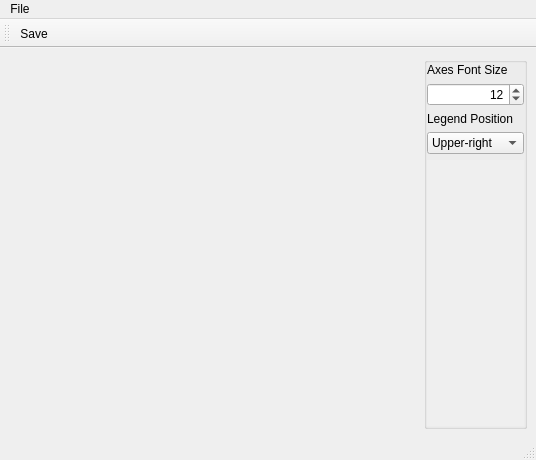
<?xml version="1.0" encoding="UTF-8"?>
<ui version="4.0">
 <class>Plotter</class>
 <widget class="QMainWindow" name="Plotter">
  <property name="geometry">
   <rect>
    <x>0</x>
    <y>0</y>
    <width>536</width>
    <height>460</height>
   </rect>
  </property>
  <property name="minimumSize">
   <size>
    <width>450</width>
    <height>350</height>
   </size>
  </property>
  <property name="windowTitle">
   <string>Plotter</string>
  </property>
  <widget class="QWidget" name="centralwidget">
   <layout class="QHBoxLayout" name="horizontalLayout" stretch="1,0">
    <item>
     <widget class="QWidget" name="plotWidget" native="true">
      <layout class="QVBoxLayout" name="verticalLayout_5"/>
     </widget>
    </item>
    <item>
     <widget class="QGroupBox" name="groupBox">
      <layout class="QVBoxLayout" name="verticalLayout">
       <property name="leftMargin">
        <number>0</number>
       </property>
       <property name="topMargin">
        <number>0</number>
       </property>
       <property name="rightMargin">
        <number>0</number>
       </property>
       <property name="bottomMargin">
        <number>0</number>
       </property>
       <item>
        <layout class="QVBoxLayout" name="verticalLayout_2">
         <item>
          <widget class="QLabel" name="label">
           <property name="text">
            <string>Axes Font Size</string>
           </property>
          </widget>
         </item>
         <item>
          <widget class="QSpinBox" name="spinAxesFontSize">
           <property name="alignment">
            <set>Qt::AlignRight|Qt::AlignTrailing|Qt::AlignVCenter</set>
           </property>
           <property name="minimum">
            <number>6</number>
           </property>
           <property name="maximum">
            <number>16</number>
           </property>
           <property name="value">
            <number>12</number>
           </property>
          </widget>
         </item>
        </layout>
       </item>
       <item>
        <layout class="QVBoxLayout" name="verticalLayout_3">
         <item>
          <widget class="QLabel" name="label_2">
           <property name="text">
            <string>Legend Position</string>
           </property>
          </widget>
         </item>
         <item>
          <widget class="QComboBox" name="comboLegendPosition">
           <property name="currentIndex">
            <number>1</number>
           </property>
           <item>
            <property name="text">
             <string>Upper-left</string>
            </property>
           </item>
           <item>
            <property name="text">
             <string>Upper-right</string>
            </property>
           </item>
           <item>
            <property name="text">
             <string>Bottom-left</string>
            </property>
           </item>
           <item>
            <property name="text">
             <string>Bottom-right</string>
            </property>
           </item>
          </widget>
         </item>
        </layout>
       </item>
       <item>
        <widget class="QScrollArea" name="scrollArea">
         <property name="frameShape">
          <enum>QFrame::NoFrame</enum>
         </property>
         <property name="horizontalScrollBarPolicy">
          <enum>Qt::ScrollBarAlwaysOff</enum>
         </property>
         <property name="widgetResizable">
          <bool>true</bool>
         </property>
         <widget class="QWidget" name="legend">
          <property name="geometry">
           <rect>
            <x>0</x>
            <y>0</y>
            <width>104</width>
            <height>231</height>
           </rect>
          </property>
          <layout class="QVBoxLayout" name="verticalLayout_4">
           <item>
            <spacer name="verticalSpacer">
             <property name="orientation">
              <enum>Qt::Vertical</enum>
             </property>
             <property name="sizeHint" stdset="0">
              <size>
               <width>20</width>
               <height>256</height>
              </size>
             </property>
            </spacer>
           </item>
          </layout>
         </widget>
        </widget>
       </item>
      </layout>
     </widget>
    </item>
   </layout>
  </widget>
  <widget class="QStatusBar" name="statusbar"/>
  <widget class="QToolBar" name="toolBar">
   <property name="windowTitle">
    <string>toolBar</string>
   </property>
   <attribute name="toolBarArea">
    <enum>TopToolBarArea</enum>
   </attribute>
   <attribute name="toolBarBreak">
    <bool>false</bool>
   </attribute>
   <addaction name="actionExport"/>
  </widget>
  <widget class="QMenuBar" name="menuBar">
   <property name="geometry">
    <rect>
     <x>0</x>
     <y>0</y>
     <width>536</width>
     <height>29</height>
    </rect>
   </property>
   <widget class="QMenu" name="menuFile">
    <property name="title">
     <string>File</string>
    </property>
    <addaction name="actionExport"/>
    <addaction name="actionExit"/>
   </widget>
   <addaction name="menuFile"/>
  </widget>
  <action name="actionExit">
   <property name="icon">
    <iconset resource="../resources/Icons.qrc">
     <normaloff>:/icons/icons/icon_exit.png</normaloff>:/icons/icons/icon_exit.png</iconset>
   </property>
   <property name="text">
    <string>Exit</string>
   </property>
   <property name="shortcut">
    <string>Esc</string>
   </property>
  </action>
  <action name="actionExport">
   <property name="icon">
    <iconset resource="../resources/Icons.qrc">
     <normaloff>:/icons/icons/icon_save.png</normaloff>:/icons/icons/icon_save.png</iconset>
   </property>
   <property name="text">
    <string>Save</string>
   </property>
   <property name="shortcut">
    <string>Ctrl+S</string>
   </property>
  </action>
 </widget>
 <resources>
  <include location="../resources/Icons.qrc"/>
 </resources>
 <connections>
  <connection>
   <sender>actionExit</sender>
   <signal>triggered()</signal>
   <receiver>Plotter</receiver>
   <slot>close()</slot>
   <hints>
    <hint type="sourcelabel">
     <x>-1</x>
     <y>-1</y>
    </hint>
    <hint type="destinationlabel">
     <x>267</x>
     <y>229</y>
    </hint>
   </hints>
  </connection>
 </connections>
</ui>
